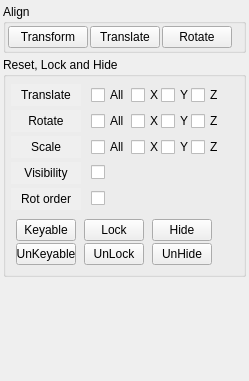
         <widget class="QWidget" name="scrollAreaWidgetContents">
          <property name="geometry">
           <rect>
            <x>0</x>
            <y>0</y>
            <width>249</width>
            <height>381</height>
           </rect>
          </property>
          <layout class="QVBoxLayout" name="verticalLayout_8">
           <property name="spacing">
            <number>4</number>
           </property>
           <property name="leftMargin">
            <number>3</number>
           </property>
           <property name="topMargin">
            <number>4</number>
           </property>
           <property name="rightMargin">
            <number>3</number>
           </property>
           <property name="bottomMargin">
            <number>4</number>
           </property>
           <item>
            <widget class="QGroupBox" name="Align_grp">
             <property name="sizePolicy">
              <sizepolicy hsizetype="Preferred" vsizetype="Fixed">
               <horstretch>0</horstretch>
               <verstretch>0</verstretch>
              </sizepolicy>
             </property>
             <property name="minimumSize">
              <size>
               <width>0</width>
               <height>42</height>
              </size>
             </property>
             <property name="title">
              <string>Align</string>
             </property>
             <layout class="QHBoxLayout" name="horizontalLayout_9">
              <property name="spacing">
               <number>2</number>
              </property>
              <property name="margin">
               <number>2</number>
              </property>
              <item>
               <widget class="QPushButton" name="align_transform_btn">
                <property name="text">
                 <string>Transform</string>
                </property>
               </widget>
              </item>
              <item>
               <widget class="QPushButton" name="align_translate_btn">
                <property name="maximumSize">
                 <size>
                  <width>70</width>
                  <height>16777215</height>
                 </size>
                </property>
                <property name="toolTip">
                 <string>first selection align to second selection</string>
                </property>
                <property name="text">
                 <string>Translate</string>
                </property>
               </widget>
              </item>
              <item>
               <widget class="QPushButton" name="align_rotate_btn">
                <property name="maximumSize">
                 <size>
                  <width>70</width>
                  <height>16777215</height>
                 </size>
                </property>
                <property name="toolTip">
                 <string>first selection align to second selection</string>
                </property>
                <property name="text">
                 <string>Rotate</string>
                </property>
               </widget>
              </item>
              <item>
               <spacer name="align_space_end">
                <property name="orientation">
                 <enum>Qt::Horizontal</enum>
                </property>
                <property name="sizeHint" stdset="0">
                 <size>
                  <width>40</width>
                  <height>20</height>
                 </size>
                </property>
               </spacer>
              </item>
             </layout>
            </widget>
           </item>
           <item>
            <widget class="QGroupBox" name="LockAndHide_grp">
             <property name="sizePolicy">
              <sizepolicy hsizetype="Preferred" vsizetype="Fixed">
               <horstretch>0</horstretch>
               <verstretch>0</verstretch>
              </sizepolicy>
             </property>
             <property name="minimumSize">
              <size>
               <width>0</width>
               <height>220</height>
              </size>
             </property>
             <property name="title">
              <string>Reset, Lock and Hide</string>
             </property>
             <layout class="QHBoxLayout" name="horizontalLayout_12">
              <property name="spacing">
               <number>4</number>
              </property>
              <property name="leftMargin">
               <number>2</number>
              </property>
              <property name="topMargin">
               <number>2</number>
              </property>
              <property name="rightMargin">
               <number>2</number>
              </property>
              <property name="bottomMargin">
               <number>4</number>
              </property>
              <item>
               <layout class="QVBoxLayout" name="verticalLayout_2">
                <property name="bottomMargin">
                 <number>0</number>
                </property>
                <item>
                 <layout class="QGridLayout" name="lh_gridLayout_01">
                  <property name="leftMargin">
                   <number>3</number>
                  </property>
                  <property name="horizontalSpacing">
                   <number>0</number>
                  </property>
                  <item row="0" column="0">
                   <widget class="QPushButton" name="r_translate_btn">
                    <property name="maximumSize">
                     <size>
                      <width>70</width>
                      <height>16777215</height>
                     </size>
                    </property>
                    <property name="autoFillBackground">
                     <bool>true</bool>
                    </property>
                    <property name="text">
                     <string>Translate</string>
                    </property>
                    <property name="flat">
                     <bool>true</bool>
                    </property>
                   </widget>
                  </item>
                  <item row="1" column="5">
                   <widget class="QCheckBox" name="lh_ry_check">
                    <property name="maximumSize">
                     <size>
                      <width>30</width>
                      <height>16777215</height>
                     </size>
                    </property>
                    <property name="text">
                     <string>Y</string>
                    </property>
                   </widget>
                  </item>
                  <item row="3" column="0">
                   <widget class="QPushButton" name="r_visibility_btn">
                    <property name="maximumSize">
                     <size>
                      <width>70</width>
                      <height>16777215</height>
                     </size>
                    </property>
                    <property name="autoFillBackground">
                     <bool>true</bool>
                    </property>
                    <property name="text">
                     <string>Visibility</string>
                    </property>
                    <property name="flat">
                     <bool>true</bool>
                    </property>
                   </widget>
                  </item>
                  <item row="2" column="0">
                   <widget class="QPushButton" name="r_scale_btn">
                    <property name="maximumSize">
                     <size>
                      <width>70</width>
                      <height>16777215</height>
                     </size>
                    </property>
                    <property name="autoFillBackground">
                     <bool>true</bool>
                    </property>
                    <property name="text">
                     <string>Scale</string>
                    </property>
                    <property name="flat">
                     <bool>true</bool>
                    </property>
                   </widget>
                  </item>
                  <item row="2" column="5">
                   <widget class="QCheckBox" name="lh_sy_check">
                    <property name="maximumSize">
                     <size>
                      <width>30</width>
                      <height>16777215</height>
                     </size>
                    </property>
                    <property name="text">
                     <string>Y</string>
                    </property>
                   </widget>
                  </item>
                  <item row="2" column="4">
                   <widget class="QCheckBox" name="lh_sx_check">
                    <property name="maximumSize">
                     <size>
                      <width>30</width>
                      <height>16777215</height>
                     </size>
                    </property>
                    <property name="text">
                     <string>X</string>
                    </property>
                   </widget>
                  </item>
                  <item row="1" column="2">
                   <widget class="QCheckBox" name="lh_rall_check">
                    <property name="maximumSize">
                     <size>
                      <width>35</width>
                      <height>16777215</height>
                     </size>
                    </property>
                    <property name="text">
                     <string>All</string>
                    </property>
                   </widget>
                  </item>
                  <item row="0" column="3">
                   <spacer name="horizontalSpacer_2">
                    <property name="orientation">
                     <enum>Qt::Horizontal</enum>
                    </property>
                    <property name="sizeType">
                     <enum>QSizePolicy::Fixed</enum>
                    </property>
                    <property name="sizeHint" stdset="0">
                     <size>
                      <width>5</width>
                      <height>20</height>
                     </size>
                    </property>
                   </spacer>
                  </item>
                  <item row="1" column="4">
                   <widget class="QCheckBox" name="lh_rx_check">
                    <property name="maximumSize">
                     <size>
                      <width>30</width>
                      <height>16777215</height>
                     </size>
                    </property>
                    <property name="text">
                     <string>X</string>
                    </property>
                   </widget>
                  </item>
                  <item row="2" column="6">
                   <widget class="QCheckBox" name="lh_sz_check">
                    <property name="maximumSize">
                     <size>
                      <width>30</width>
                      <height>16777215</height>
                     </size>
                    </property>
                    <property name="text">
                     <string>Z</string>
                    </property>
                   </widget>
                  </item>
                  <item row="0" column="5">
                   <widget class="QCheckBox" name="lh_ty_check">
                    <property name="maximumSize">
                     <size>
                      <width>30</width>
                      <height>16777215</height>
                     </size>
                    </property>
                    <property name="text">
                     <string>Y</string>
                    </property>
                   </widget>
                  </item>
                  <item row="0" column="6">
                   <widget class="QCheckBox" name="lh_tz_check">
                    <property name="maximumSize">
                     <size>
                      <width>30</width>
                      <height>16777215</height>
                     </size>
                    </property>
                    <property name="text">
                     <string>Z</string>
                    </property>
                   </widget>
                  </item>
                  <item row="1" column="6">
                   <widget class="QCheckBox" name="lh_rz_check">
                    <property name="maximumSize">
                     <size>
                      <width>30</width>
                      <height>16777215</height>
                     </size>
                    </property>
                    <property name="text">
                     <string>Z</string>
                    </property>
                   </widget>
                  </item>
                  <item row="3" column="2">
                   <widget class="QCheckBox" name="lh_vis_check">
                    <property name="maximumSize">
                     <size>
                      <width>35</width>
                      <height>16777215</height>
                     </size>
                    </property>
                    <property name="text">
                     <string/>
                    </property>
                   </widget>
                  </item>
                  <item row="0" column="4">
                   <widget class="QCheckBox" name="lh_tx_check">
                    <property name="maximumSize">
                     <size>
                      <width>30</width>
                      <height>16777215</height>
                     </size>
                    </property>
                    <property name="text">
                     <string>X</string>
                    </property>
                   </widget>
                  </item>
                  <item row="2" column="2">
                   <widget class="QCheckBox" name="lh_sall_check">
                    <property name="maximumSize">
                     <size>
                      <width>35</width>
                      <height>16777215</height>
                     </size>
                    </property>
                    <property name="text">
                     <string>All</string>
                    </property>
                   </widget>
                  </item>
                  <item row="0" column="2">
                   <widget class="QCheckBox" name="lh_tall_check">
                    <property name="maximumSize">
                     <size>
                      <width>35</width>
                      <height>16777215</height>
                     </size>
                    </property>
                    <property name="text">
                     <string>All</string>
                    </property>
                   </widget>
                  </item>
                  <item row="1" column="0">
                   <widget class="QPushButton" name="r_rotate_btn">
                    <property name="maximumSize">
                     <size>
                      <width>70</width>
                      <height>16777215</height>
                     </size>
                    </property>
                    <property name="autoFillBackground">
                     <bool>true</bool>
                    </property>
                    <property name="text">
                     <string>Rotate</string>
                    </property>
                    <property name="flat">
                     <bool>true</bool>
                    </property>
                   </widget>
                  </item>
                  <item row="4" column="2">
                   <widget class="QCheckBox" name="lh_rotateorder_check">
                    <property name="maximumSize">
                     <size>
                      <width>35</width>
                      <height>16777215</height>
                     </size>
                    </property>
                    <property name="text">
                     <string/>
                    </property>
                   </widget>
                  </item>
                  <item row="4" column="0">
                   <widget class="QPushButton" name="r_rotateorder_btn">
                    <property name="maximumSize">
                     <size>
                      <width>70</width>
                      <height>16777215</height>
                     </size>
                    </property>
                    <property name="autoFillBackground">
                     <bool>true</bool>
                    </property>
                    <property name="text">
                     <string>Rot order</string>
                    </property>
                    <property name="flat">
                     <bool>true</bool>
                    </property>
                   </widget>
                  </item>
                  <item row="0" column="1">
                   <spacer name="horizontalSpacer_8">
                    <property name="orientation">
                     <enum>Qt::Horizontal</enum>
                    </property>
                    <property name="sizeType">
                     <enum>QSizePolicy::Fixed</enum>
                    </property>
                    <property name="sizeHint" stdset="0">
                     <size>
                      <width>10</width>
                      <height>20</height>
                     </size>
                    </property>
                   </spacer>
                  </item>
                 </layout>
                </item>
                <item>
                 <layout class="QGridLayout" name="lh_gridLayout_02">
                  <property name="leftMargin">
                   <number>1</number>
                  </property>
                  <property name="rightMargin">
                   <number>1</number>
                  </property>
                  <property name="horizontalSpacing">
                   <number>1</number>
                  </property>
                  <property name="verticalSpacing">
                   <number>2</number>
                  </property>
                  <item row="0" column="2">
                   <widget class="QPushButton" name="lh_h_btn">
                    <property name="maximumSize">
                     <size>
                      <width>60</width>
                      <height>16777215</height>
                     </size>
                    </property>
                    <property name="text">
                     <string>Hide</string>
                    </property>
                   </widget>
                  </item>
                  <item row="0" column="0">
                   <widget class="QPushButton" name="lh_k_btn">
                    <property name="maximumSize">
                     <size>
                      <width>60</width>
                      <height>16777215</height>
                     </size>
                    </property>
                    <property name="text">
                     <string>Keyable</string>
                    </property>
                   </widget>
                  </item>
                  <item row="1" column="2">
                   <widget class="QPushButton" name="lh_uh_btn">
                    <property name="maximumSize">
                     <size>
                      <width>60</width>
                      <height>16777215</height>
                     </size>
                    </property>
                    <property name="text">
                     <string>UnHide</string>
                    </property>
                   </widget>
                  </item>
                  <item row="1" column="1">
                   <widget class="QPushButton" name="lh_ul_btn">
                    <property name="maximumSize">
                     <size>
                      <width>60</width>
                      <height>16777215</height>
                     </size>
                    </property>
                    <property name="text">
                     <string>UnLock</string>
                    </property>
                   </widget>
                  </item>
                  <item row="1" column="0">
                   <widget class="QPushButton" name="lh_uk_btn">
                    <property name="maximumSize">
                     <size>
                      <width>60</width>
                      <height>16777215</height>
                     </size>
                    </property>
                    <property name="text">
                     <string>UnKeyable</string>
                    </property>
                   </widget>
                  </item>
                  <item row="0" column="1">
                   <widget class="QPushButton" name="lh_l_btn">
                    <property name="maximumSize">
                     <size>
                      <width>60</width>
                      <height>16777215</height>
                     </size>
                    </property>
                    <property name="text">
                     <string>Lock</string>
                    </property>
                   </widget>
                  </item>
                 </layout>
                </item>
               </layout>
              </item>
              <item>
               <spacer name="horizontalSpacer_7">
                <property name="orientation">
                 <enum>Qt::Horizontal</enum>
                </property>
                <property name="sizeHint" stdset="0">
                 <size>
                  <width>40</width>
                  <height>20</height>
                 </size>
                </property>
               </spacer>
              </item>
             </layout>
            </widget>
           </item>
           <item>
            <spacer name="verticalSpacer_3">
             <property name="orientation">
              <enum>Qt::Vertical</enum>
             </property>
             <property name="sizeHint" stdset="0">
              <size>
               <width>20</width>
               <height>40</height>
              </size>
             </property>
            </spacer>
           </item>
          </layout>
         </widget>
